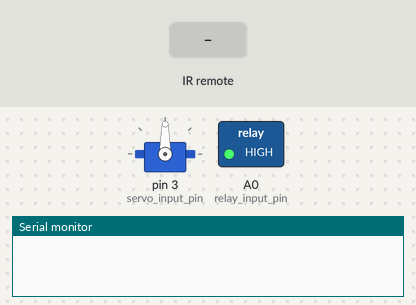
Bench run of a sketch on a simulated Arduino Uno, built with avr-gcc and run on an emulated ATmega328P. On the bench: servo, switched loads named in the sketch (green lamp = pin HIGH), the last lines printed to the serial monitor. The test bench sets the inputs (shaded band).

Above: at 1.2 s.
1.3 s: infrared code 0xFFE01F received
At 1.9 s:
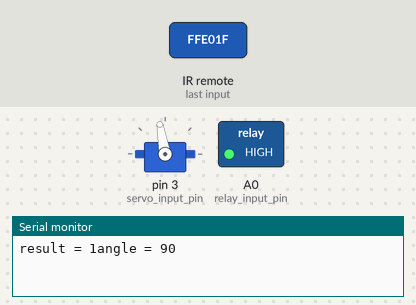
2.8 s: infrared code 0xFF906F received
At 3.1 s:
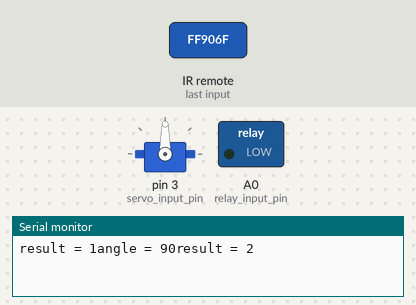
Timing chart, 0 to 5.8 s (numbered marks = the images above; inputs shaded):
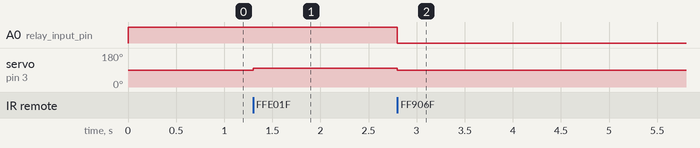

The sketch:

test-lcd-relay.ino
```cpp
// Test basic stuff on Elegoo:
// Script written by Hayden on 08/10/2019
// test script to turn on relay with infrared and adjust servo at the same time
// angle is displayed on LCD screen


#include <LiquidCrystal.h>
#include <Stepper.h>
#include "IRremote.h"
#include <Servo.h>

LiquidCrystal lcd(7, 8, 9, 10, 11, 12);
IRrecv irrecv(2);
Servo myservo;
decode_results results;

int servo_input_pin = 3;

const int relay_input_pin = A0;
int starting_angle = 90;
int current_angle = starting_angle;
int angle_increment = 10;
int baudrate = 9600;

int servo_shift = 0;
void setup() {
  pinMode(relay_input_pin, OUTPUT);
  digitalWrite(relay_input_pin,HIGH); // Turns Relay Off
  Serial.begin(baudrate);
  myservo.attach(servo_input_pin);
  myservo.write(starting_angle);
  irrecv.enableIRIn();
  lcd.print("Initialise servo");

}

void loop() {
 if (irrecv.decode(&results)){
       Serial.print("result = " + String(translateIR_servo()));
    if (translateIR_servo() == 1){
      digitalWrite(relay_input_pin,HIGH); // Turn Relay Off
      Serial.print("angle = " + String(current_angle));
      current_angle = current_angle + angle_increment;
    }
    else {
      digitalWrite(relay_input_pin,LOW); // Turns Relay On
      current_angle = current_angle - angle_increment;
    }
    myservo.write(current_angle);
    lcd.clear();
    lcd.print("Servo shift: " + String(current_angle));
    delay(100);
    irrecv.resume();
  }
}


int translateIR_servo(){
  int output = 0;
  switch(results.value){
  case 0xFFE01F: output = 1;    break;
  case 0xFF906F: output = 2;    break;
  default:
    output = 0;
  }// End Case
  return(output);
}

void translateIR(){
  switch(results.value){
  case 0xFFA25D: Serial.println("POWER"); break;
  case 0xFFE21D: Serial.println("FUNC/STOP"); break;
  case 0xFF629D: Serial.println("VOL+"); break;
  case 0xFF22DD: Serial.println("FAST BACK");    break;
  case 0xFF02FD: Serial.println("PAUSE");    break;
  case 0xFFC23D: Serial.println("FAST FORWARD");   break;
  case 0xFFE01F: Serial.println("DOWN");    break;
  case 0xFFA857: Serial.println("VOL-");    break;
  case 0xFF906F: Serial.println("UP");    break;
  case 0xFF9867: Serial.println("EQ");    break;
  case 0xFFB04F: Serial.println("ST/REPT");    break;
  case 0xFF6897: Serial.println("0");    break;
  case 0xFF30CF: Serial.println("1");    break;
  case 0xFF18E7: Serial.println("2");    break;
  case 0xFF7A85: Serial.println("3");    break;
  case 0xFF10EF: Serial.println("4");    break;
  case 0xFF38C7: Serial.println("5");    break;
  case 0xFF5AA5: Serial.println("6");    break;
  case 0xFF42BD: Serial.println("7");    break;
  case 0xFF4AB5: Serial.println("8");    break;
  case 0xFF52AD: Serial.println("9");    break;
  case 0xFFFFFFFF: Serial.println(" REPEAT");break;
  default:
    Serial.println(" other button   ");
  }// End Case
}
```

Measured:
- after the input at 1.3 s, servo on pin 3 (servo_input_pin): 90° → 100° at once
- after the input at 2.8 s, A0 (relay_input_pin): HIGH → LOW at once; servo on pin 3 (servo_input_pin): 100° → 90° at once
